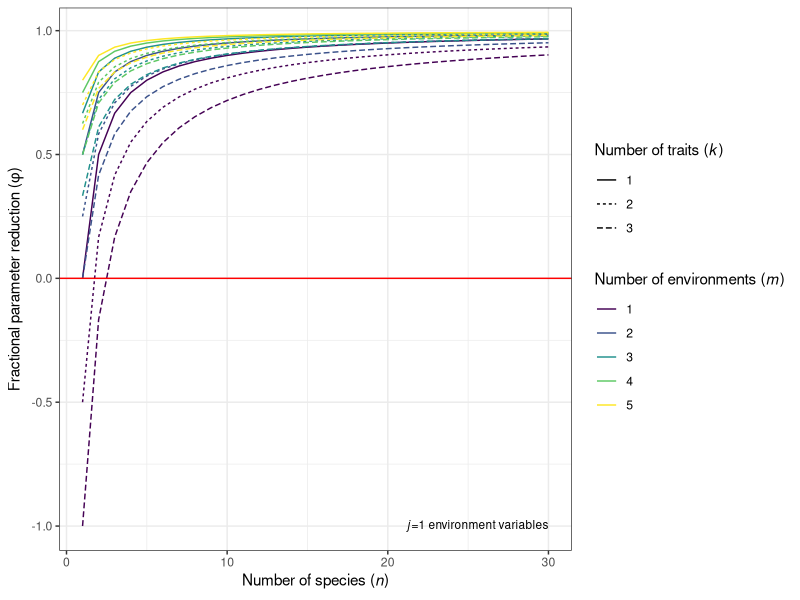

Source code (R):
library(ggplot2)
library(dplyr)

phi <- function(n, m, j, k)
{
  1 - (j+n*k) / (m * (n^2+n))  
}

grid <- expand.grid(n=1:30,m=1:5,j=1,k=1:3)
grid$phi = sapply(1:nrow(grid), function(i) {
  phi(n=grid$n[i],
      m=grid$m[i],
      j=grid$j[i],
      k=grid$k[i])
  })

g = ggplot(grid %>%
         mutate(m=factor(m,ordered=TRUE), k=factor(k,ordered=TRUE)), 
       aes(x=n,y=phi,color=m,group=paste(m,k),linetype=k)) + 
  geom_line() +
  theme_bw() +
  xlab(expression(paste("Number of species (", italic(n),")"))) +
  ylab(expression(paste("Fractional parameter reduction (", italic(phi),")"))) +
  geom_hline(color='red',yintercept = 0) +
  annotate(geom='text',x=30,y=-1,label=expression(paste(italic(j),"=1 environment variables")),adj=1,size=3) +
  scale_color_viridis_d(name=expression(paste("Number of environments (", italic(m), ")"))) +
  scale_linetype_discrete(name=expression(paste("Number of traits (", italic(k), ")"))) +
  theme(legend.position = 'right')

ggsave(g, file='parameter_reduction.pdf',width=6,height=4)

       